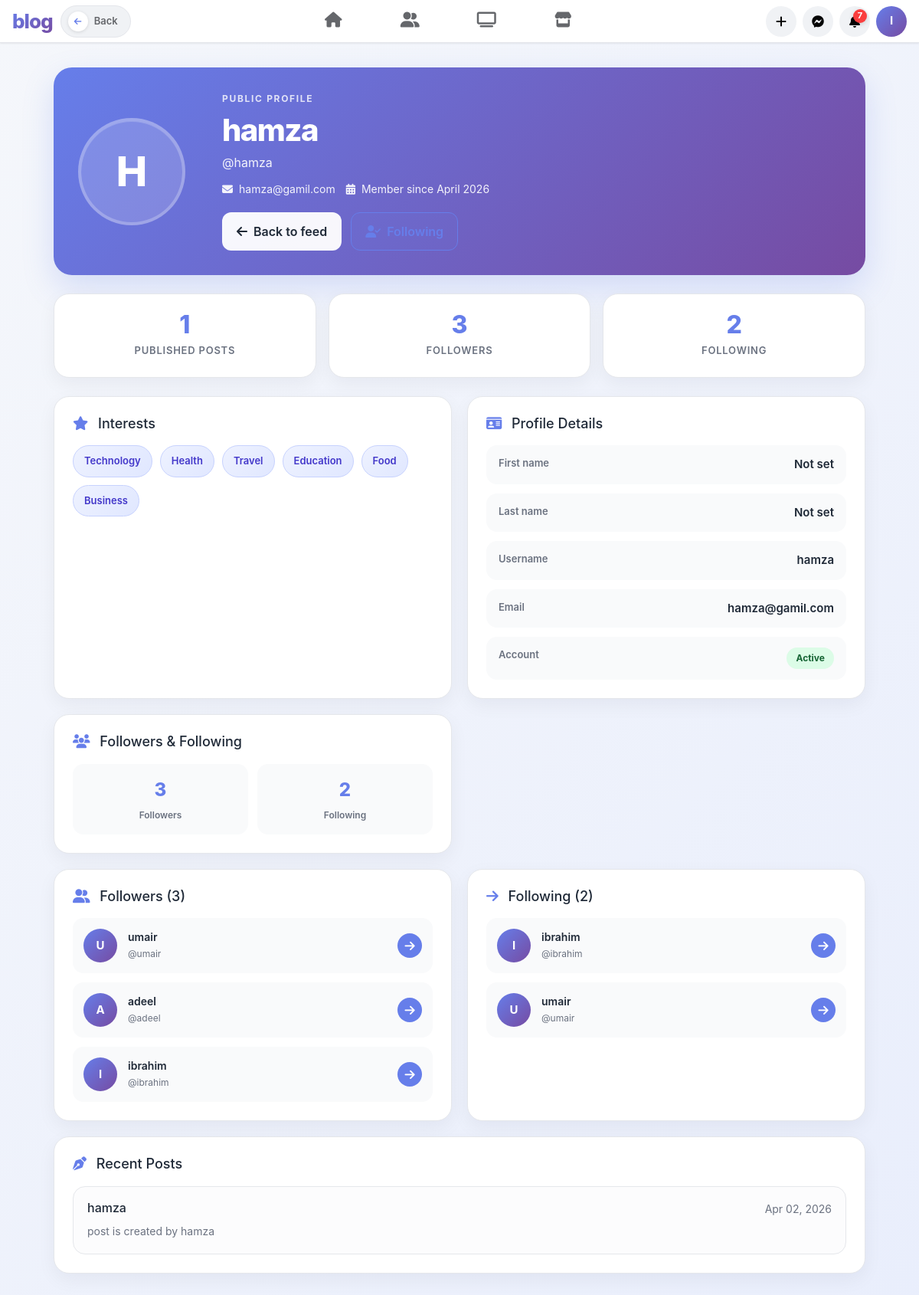
The page /profile/3/ (signed in) on the database its author committed.
### blog/models.py (models this page shows, shortened)
class CustomUser(AbstractUser):
    email = models.EmailField(unique=True)

class Category(models.Model):
    name = models.CharField(max_length=200)
    posts = models.ManyToManyField(Post, related_name="categories", blank=True)

class Post(models.Model):
    title = models.CharField(max_length=200)
    content = RichTextUploadingField()
    author = models.ForeignKey(settings.AUTH_USER_MODEL, on_delete=models.CASCADE)
    created_at = models.DateTimeField(auto_now_add=True)
    updated_at = models.DateTimeField(auto_now=True)
    is_published = models.BooleanField(default=False)
    category = models.ManyToManyField("Category", blank=True)

### blog/views.py (the view)
# urls.py: path("profile/<int:user_id>/", other_user_profile_view, name="other_profile"),
@login_required
def other_user_profile_view(request, user_id):
    other_user = get_object_or_404(CustomUser, id=user_id)
    context = build_profile_context(other_user, request.user)
    context["other_user"] = other_user
    context["is_own_profile"] = other_user == request.user
    return render(request, "profile/other_profile.html", context)

### blog/context_processors.py (called while the page is built)
def notifications_badge(request):
    if request.user.is_authenticated:
        cache_key = f"unread_notifications_{request.user.id}"
        unread_count = cache.get(cache_key)
        if unread_count is None:
            unread_count = Notification.objects.filter(
                user=request.user, is_read=False
            ).count()
            cache.set(cache_key, unread_count, 30)
    else:
        unread_count = 0
    return {"unread_notifications_count": unread_count}

def navbar_context(request):
    cache_key = "all_categories_navbar"
    all_categories = cache.get(cache_key)
    if all_categories is None:
        all_categories = list(Category.objects.all().order_by("name"))
        cache.set(cache_key, all_categories, 3600)
    selected_category_ids = []
    if request.GET:
        selected_category_ids = [
            int(id) for id in request.GET.getlist("categories") if id and id != "all"
        ]
    return {
        "all_categories": all_categories,
        "selected_category_ids": selected_category_ids,
    }

### templates/profile/other_profile.html (shortened to what this page needs)
{% extends 'base.html' %}
{% block content %}
<div class="profile-page">
	<section class="profile-hero">
		<div class="profile-avatar">
			{{ profile_user.username|first|upper }}
		</div>
		<div class="profile-hero-content">
			<p class="profile-kicker">Public Profile</p>
			<h1 class="profile-name">{{ profile_user.get_full_name|default:profile_user.username }}</h1>
			<p class="profile-handle">@{{ profile_user.username }}</p>
			<div class="profile-meta">
				<span><i class="fas fa-envelope"></i> {{ profile_user.email|default:"No email available" }}</span>
				<span><i class="fas fa-calendar-alt"></i> Member since {{ profile_user.date_joined|date:"F Y" }}</span>
			</div>
		<div class="profile-actions">
			<a href="{% url 'blog:home' %}" class="btn btn-light-action">
				<i class="fas fa-arrow-left"></i> Back to feed
			</a>
			{% if is_own_profile %}
				<a href="{% url 'blog:profile' %}" class="btn btn-outline-action">
					<i class="fas fa-user-circle"></i> Open my profile
				</a>
			{% else %}
				<form method="post" action="{% url 'blog:follow_user' profile_user.id %}" style="display: inline;">
					{% if is_following %}
						<button type="submit" class="btn btn-following-action">
							<i class="fas fa-user-check"></i> Following
						</button>
					{% else %}
						<button type="submit" class="btn btn-follow-action">
							<i class="fas fa-user-plus"></i> Follow
						</button>
					{% endif %}
				</form>
			{% endif %}
		</div>
		</div>
	</section>
	<section class="profile-stats">
		<div class="stat-card">
			<span class="stat-value">{{ user_posts }}</span>
			<span class="stat-label">Published Posts</span>
		</div>
		<div class="stat-card">
			<span class="stat-value">{{ followers_count }}</span>
			<span class="stat-label">Followers</span>
		</div>
		<div class="stat-card">
			<span class="stat-value">{{ following_count }}</span>
			<span class="stat-label">Following</span>
		</div>
	</section>
	<section class="profile-grid">
		<article class="profile-panel">
			<div class="panel-header">
				<h2><i class="fas fa-star"></i> Interests</h2>
			</div>
			{% if interests %}
				<div class="chips">
					{% for interest in interests %}
						<span class="chip">{{ interest.name }}</span>
					{% endfor %}
				</div>
			{% else %}
				<div class="empty-state">
					<i class="fas fa-compass"></i>
					<p>No interests selected yet.</p>
				</div>
			{% endif %}
		</article>
		<article class="profile-panel">
			<div class="panel-header">
				<h2><i class="fas fa-id-card"></i> Profile Details</h2>
			</div>
			<div class="details-list">
				<div class="detail-row">
					<span class="detail-label">First name</span>
					<span class="detail-value">{{ profile_user.first_name|default:"Not set" }}</span>
				</div>
				<div class="detail-row">
					<span class="detail-label">Last name</span>
					<span class="detail-value">{{ profile_user.last_name|default:"Not set" }}</span>
				</div>
				<div class="detail-row">
					<span class="detail-label">Username</span>
					<span class="detail-value">{{ profile_user.username }}</span>
				</div>
				<div class="detail-row">
					<span class="detail-label">Email</span>
					<span class="detail-value">{{ profile_user.email }}</span>
				</div>
				<div class="detail-row">
					<span class="detail-label">Account</span>
					<span class="detail-value">
						{% if profile_user.is_active %}
							<span class="status-badge active">Active</span>
						{% else %}
							<span class="status-badge inactive">Inactive</span>
						{% endif %}
					</span>
				</div>
			</div>
		</article>
		<article class="profile-panel">
			<div class="panel-header">
				<h2><i class="fas fa-users"></i> Followers & Following</h2>
			</div>
			<div class="follow-stats">
				<div class="follow-stat">
					<span class="follow-count">{{ followers_count }}</span>
					<span class="follow-label">Followers</span>
				</div>
				<div class="follow-stat">
					<span class="follow-count">{{ following_count }}</span>
					<span class="follow-label">Following</span>
				</div>
			</div>
		</article>
	</section>
	{% if followers or following %}
	<section class="profile-connections">
		{% if followers %}
		<article class="connections-panel">
			<div class="panel-header">
				<h2><i class="fas fa-user-friends"></i> Followers ({{ followers_count }})</h2>
			</div>
			<div class="users-grid">
				{% for follower in followers|slice:":6" %}
					<div class="user-card">
						<div class="user-avatar">{{ follower.username|first|upper }}</div>
						<div class="user-info">
							<h4>{{ follower.get_full_name|default:follower.username }}</h4>
							<p>@{{ follower.username }}</p>
						</div>
						<a href="{% url 'blog:other_profile' follower.id %}" class="user-link-btn">
							<i class="fas fa-arrow-right"></i>
						</a>
					</div>
				{% endfor %}
			</div>
		</article>
		{% endif %}
		{% if following %}
		<article class="connections-panel">
			<div class="panel-header">
				<h2><i class="fas fa-arrow-right"></i> Following ({{ following_count }})</h2>
			</div>
			<div class="users-grid">
				{% for followed_user in following|slice:":6" %}
					<div class="user-card">
						<div class="user-avatar">{{ followed_user.username|first|upper }}</div>
						<div class="user-info">
							<h4>{{ followed_user.get_full_name|default:followed_user.username }}</h4>
							<p>@{{ followed_user.username }}</p>
						</div>
						<a href="{% url 'blog:other_profile' followed_user.id %}" class="user-link-btn">
							<i class="fas fa-arrow-right"></i>
						</a>
					</div>
				{% endfor %}
			</div>
		</article>
		{% endif %}
	</section>
	{% endif %}
	<section class="profile-panel recent-posts-panel">
		<div class="panel-header">
			<h2><i class="fas fa-pen-nib"></i> Recent Posts</h2>
		</div>
		{% if recent_posts %}
			<div class="recent-posts">
				{% for post in recent_posts %}
					<article class="recent-post-card">
						<div class="recent-post-top">
							<h3>{{ post.title }}</h3>
							<span>{{ post.created_at|date:"M d, Y" }}</span>
						</div>
						<p>{{ post.content|truncatewords:28 }}</p>
					</article>
				{% endfor %}
			</div>
		{% else %}
			<div class="empty-state">
				<i class="fas fa-file-alt"></i>
				<p>No published posts yet.</p>
			</div>
		{% endif %}
	</section>
</div>
{% endblock %}

### templates/base.html (shortened to what this page needs)
<!DOCTYPE html>
<html lang="en">
<head>
    <link rel="stylesheet" href="https://cdn.jsdelivr.net/npm/bootstrap@5.3.0/dist/css/bootstrap.min.css">
    <link rel="stylesheet" href="https://cdnjs.cloudflare.com/ajax/libs/font-awesome/6.4.0/css/all.min.css">
</head>
<body>
<nav class="fb-nav">
    <a href="{% url 'blog:filter_by_category' %}" class="fb-nav-brand">blog</a>
    <button onclick="history.back()" class="fb-back-btn" type="button" title="Go Back">
        <span class="back-icon"><i class="fas fa-arrow-left"></i></span>
        <span>Back</span>
    </button>
    <div class="fb-nav-tabs">
        <a href="{% url 'blog:home' %}"
           class="fb-nav-tab {% block nav_home %}{% endblock %}"
           title="Home">
            <i class="fas fa-home"></i>
        </a>
        <a href="{% url 'blog:friends_list' %}"
           class="fb-nav-tab {% block nav_friends %}{% endblock %}"
           title="Friends">
            <i class="fas fa-user-friends"></i>
        </a>
        <a href="#" class="fb-nav-tab" title="Watch"><i class="fas fa-tv"></i></a>
        <a href="#" class="fb-nav-tab" title="Marketplace"><i class="fas fa-store"></i></a>
    </div>
    <div class="fb-nav-actions">
        <a href="{% url 'blog:create_post' %}" class="fb-nav-btn" title="Create Post">
            <i class="fas fa-plus"></i>
        </a>
        <a href="#" class="fb-nav-btn" title="Messenger">
            <i class="fab fa-facebook-messenger"></i>
        </a>
        <a href="{% url 'blog:notifications_list' %}" class="fb-nav-btn" title="Notifications">
            {% if unread_notifications_count and unread_notifications_count > 0 %}
                <span class="notification-badge">{% if unread_notifications_count > 99 %}99+{% else %}{{ unread_notifications_count }}{% endif %}</span>
            {% endif %}
        </a>
        <a href="{% url 'blog:profile' %}" class="fb-nav-avatar" title="Profile">
            {{ request.user.username|first|upper }}
        </a>
    </div>
</nav>
{% block content %}{% endblock %}
</body>
</html>

### templates/base.html (style rules this page uses)
:root { --primary-color: #667eea; --secondary-color: #764ba2; --primary-gradient: linear-gradient(135deg, #667eea 0%, #764ba2 100%); --light-bg: #f0f2f5; --card-bg: #ffffff; --card-shadow: 0 1px 2px rgba(0,0,0,0.08); --hover-shadow: 0 2px 12px rgba(0,0,0,0.12); --border-color: #e4e6eb; --text-primary: #050505; --text-secondary: #65676b; --text-tertiary: #8a8d91; --action-hover: #f2f2f2; --success-color: #42b72a; --danger-color: #fa3e3e; }
* { box-sizing: border-box; margin: 0; padding: 0; }
body { background: var(--light-bg); font-family: -apple-system, BlinkMacSystemFont, 'Helvetica Neue', 'Segoe UI', Roboto, sans-serif; font-size: 15px; color: var(--text-primary); min-height: 100vh; }
.fb-nav { position: sticky; top: 0; z-index: 100; background: #fff; border-bottom: 1px solid var(--border-color); box-shadow: var(--card-shadow); height: 56px; display: flex; align-items: center; padding: 0 16px; gap: 10px; }
.fb-nav-brand { font-size: 26px; font-weight: 800; background: var(--primary-gradient); -webkit-background-clip: text; -webkit-text-fill-color: transparent; background-clip: text; letter-spacing: -1px; flex-shrink: 0; text-decoration: none; }
.fb-back-btn { display: flex; align-items: center; gap: 8px; background: var(--light-bg); border: 1.5px solid var(--border-color); border-radius: 22px; padding: 7px 16px 7px 9px; cursor: pointer; color: var(--text-secondary); font-size: 13px; font-weight: 600; font-family: inherit; transition: all 0.22s ease; text-decoration: none; white-space: nowrap; flex-shrink: 0; }
.fb-back-btn .back-icon { width: 26px; height: 26px; border-radius: 50%; background: white; display: flex; align-items: center; justify-content: center; font-size: 11px; color: var(--primary-color); transition: all 0.22s ease; box-shadow: 0 1px 4px rgba(0,0,0,0.12); flex-shrink: 0; }
.fb-nav-tabs { display: flex; align-items: center; flex: 1; justify-content: center; gap: 4px; }
.fb-nav-tab { display: flex; align-items: center; justify-content: center; width: 96px; height: 44px; border-radius: 8px; cursor: pointer; color: var(--text-secondary); transition: all 0.15s ease; font-size: 20px; text-decoration: none; border-bottom: 3px solid transparent; }
.fb-nav-actions { display: flex; align-items: center; gap: 8px; flex-shrink: 0; }
.fb-nav-btn { width: 40px; height: 40px; border-radius: 50%; background: var(--light-bg); border: none; cursor: pointer; color: var(--text-primary); font-size: 16px; display: flex; align-items: center; justify-content: center; transition: background 0.15s; text-decoration: none; position: relative; }
.fb-nav-avatar { width: 40px; height: 40px; border-radius: 50%; background: var(--primary-gradient); display: flex; align-items: center; justify-content: center; color: white; font-weight: 700; font-size: 15px; cursor: pointer; flex-shrink: 0; text-decoration: none; }
.notification-badge { position: absolute; top: 4px; right: 4px; min-width: 18px; height: 18px; padding: 0 5px; border-radius: 9px; background: var(--danger-color); color: white; font-size: 11px; font-weight: 700; display: inline-flex; align-items: center; justify-content: center; box-shadow: 0 2px 6px rgba(0,0,0,0.15); line-height: 1; }

### rows shown on the page
CustomUser: user.username|first "I", username|first "I", get_full_name "ibrahim", username "ibrahim"
CustomUser: username|first "H", get_full_name "hamza", username "hamza", email "hamza@gamil.com", date_joined "April 2026", first_name "Not set", last_name "Not set"
Category: name "Technology"
Category: name "Health"
Category: name "Travel"
Category: name "Education"
Category: name "Food"
Category: name "Business"
CustomUser: username|first "U", get_full_name "umair", username "umair"
CustomUser: username|first "A", get_full_name "adeel", username "adeel"
Post: title "hamza", created_at "Apr 02, 2026", content "post is created by hamza"

### other values the page prints
{{ unread_notifications_count }} "7"
{{ user_posts }} "1"
{{ followers_count }} "3"
{{ following_count }} "2"
